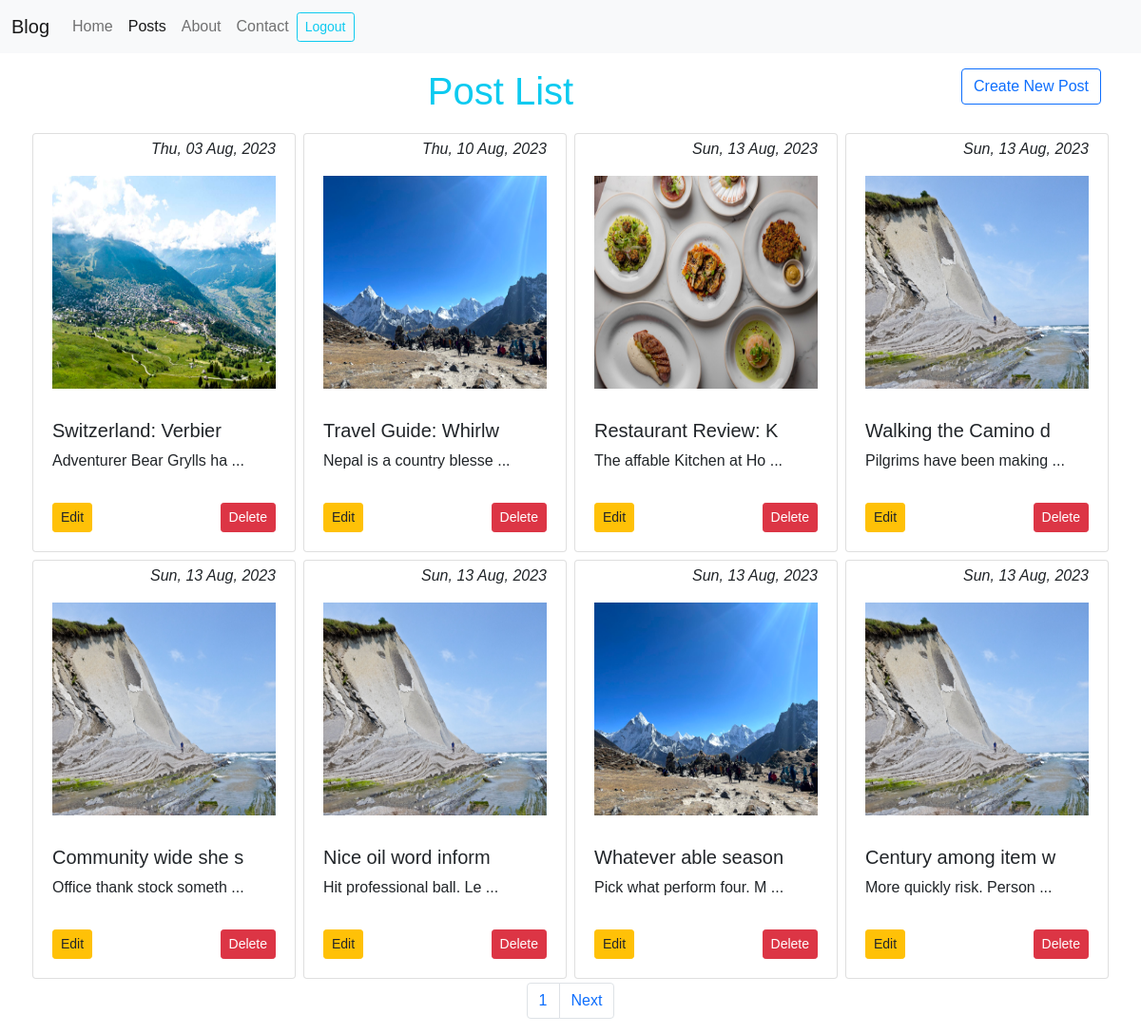
Screenshot of /post/list/ (signed in) with the database file from the repository.
### post/models.py (models this page shows, shortened)
class Post(models.Model):
    user = models.ForeignKey(User, on_delete=models.CASCADE, related_name="post")
    title = models.CharField(max_length=200)
    image = models.ImageField(upload_to="post/", null=True)
    content = models.TextField()
    active = models.BooleanField(default=True)
    created_at = models.DateTimeField(auto_now_add=True)
    updated_at = models.DateTimeField(auto_now=True)

### post/views.py (the view)
# urls.py: path("list/", PostListView.as_view(), name="post-list"),
class PostListView(View, LoginRequiredMixin):
    def get(self, request, *args, **kwargs):
        posts = Post.objects.filter(user=request.user)
        paginator = Paginator(posts, 8)
        page = request.GET.get("page", 1)
        page_obj = paginator.get_page(page)
        return render(request, "post/list.html", context={"posts": page_obj})

### templates/post/list.html (shortened to what this page needs)
{% extends "layout/base.html" %}
{% load static %}
{% block content %}
    <section class="post-list">
        <div class="post-create">
            <a class="text-decoration-none text-black"
               href="{% url 'post-create' %}">
                <button class="btn btn-md btn-outline-primary float-end">Create New Post</button>
            </a>
        </div>
        <div class="section-title mt-3 mb-3">
            <h1 class="text-info text-center">Post List</h1>
        </div>
        <div class="row">
            {% for post in posts %}
                <div class="col-lg-3 col-md-6 col-sm-6 col-xs-12 p-1 d-flex align-items-stretch justify-content-center">
                    <div class="card p-1">
                        <div class="post-date">
                            <span class="float-end px-3 fs-6 fw-lighter fst-italic ">{{ post.created_at|date:"D, d M, Y" }}</span>
                        </div>
                        {% if post.image %}
                            <div class="post-list-image">
                                <img src="{{ post.image.url }}"
                                     alt="{{ post.title }}"
                                     width="100%"
                                     height="" />
                            </div>
                        {% endif %}
                        <div class="card-body">
                            <h5 class="card-title">
                                <a class="text-decoration-none text-dark"
                                   href="{% url 'post-detail' post.id %}">{{ post.title|slice:"0:20" }}</a>
                            </h5>
                            <p class="card-text">{{ post.content|slice:'0:25' }} ...</p>
                        </div>
                        <div class="card-body">
                            <div class="d-flex justify-content-between">
                                <div class="btn btn-sm btn-warning">
                                    <a class="text-decoration-none text-dark"
                                       href="{% url 'post-edit' post.id %}">Edit</a>
                                </div>
                                <div>
                                    <form method="post" action="{% url 'post-delete' %}">
                                        <input class="btn btn-sm btn-danger" type="submit" value="Delete" />
                                    </form>
                                </div>
                            </div>
                        </div>
                    </div>
                </div>
            {% endfor %}
        </div>
        <nav aria-label="Page navigation">
            <ul class="pagination justify-content-center">
                <li class="page-item">
                    <a class="page-link active" href="#">{{ posts.number }}</a>
                </li>
                {% if posts.has_next %}
                    <li class="page-item">
                        <a class="page-link" href="?page={{ posts.next_page_number }}">Next</a>
                    </li>
                {% endif %}
            </ul>
        </nav>
    </section>
{% endblock content %}

### static/css/styles.css (style rules this page uses)
* { font-family: Arial, Helvetica, sans-serif; }
.post-list .card { width: 100%; }
.post-list-image { width: 100%; padding: 1rem; }
.post-list-image img { height:14rem }

### rows the page displays
Post: created_at "Thu, 03 Aug, 2023", image (picture), title "Switzerland: Verbier", content "Adventurer Bear Grylls ha"
Post: created_at "Thu, 10 Aug, 2023", image (picture), title "Travel Guide: Whirlw", content "Nepal is a country blesse"
Post: created_at "Sun, 13 Aug, 2023", image (picture), title "Restaurant Review: K", content "The affable Kitchen at Ho"
Post: created_at "Sun, 13 Aug, 2023", image (picture), title "Walking the Camino d", content "Pilgrims have been making"
Post: created_at "Sun, 13 Aug, 2023", image (picture), title "Community wide she s", content "Office thank stock someth"
Post: created_at "Sun, 13 Aug, 2023", image (picture), title "Nice oil word inform", content "Hit professional ball. Le"
Post: created_at "Sun, 13 Aug, 2023", image (picture), title "Whatever able season", content "Pick what perform four. M"
Post: created_at "Sun, 13 Aug, 2023", image (picture), title "Century among item w", content "More quickly risk. Person"

### other values shown
{{ posts.number }} "1"
